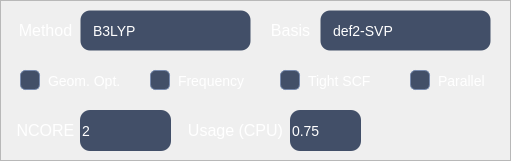
      <widget class="QFrame" name="frm_mol_settings">
       <property name="geometry">
        <rect>
         <x>200</x>
         <y>330</y>
         <width>511</width>
         <height>161</height>
        </rect>
       </property>
       <property name="styleSheet">
        <string notr="true">QFrame#frm_mol_settings {
    background-color: #232936;
    border: 1px solid #4268a8;
    border-radius: 18px;
}
</string>
       </property>
       <property name="frameShape">
        <enum>QFrame::Shape::StyledPanel</enum>
       </property>
       <property name="frameShadow">
        <enum>QFrame::Shadow::Raised</enum>
       </property>
       <widget class="QCheckBox" name="chk_mol_opt">
        <property name="geometry">
         <rect>
          <x>20</x>
          <y>60</y>
          <width>101</width>
          <height>41</height>
         </rect>
        </property>
        <property name="styleSheet">
         <string notr="true">QCheckBox
{
	font: 12pt &quot;Arial&quot;;
	font-size: 14px;
	color: rgb(255, 255, 255);
	spacing: 8px;	background: transparent;	padding: 2px 0px;
}

QCheckBox:hover
{
	color: #93C5FD;}

QCheckBox:focus
{
	color: #3478e8;}

QCheckBox:disabled
{
	color: #9498a0;
}

QCheckBox::indicator
{
	width: 18px;
	height: 18px;
	border: 1px solid rgb(120, 138, 172);	border-radius: 5px;
	background-color: rgba(66, 79, 104, 1);
}

QCheckBox::indicator:hover
{
	border: 1px solid #3478e8;
	background-color: rgb(74, 88, 115);
}

QCheckBox::indicator:pressed
{
	background-color: rgb(37, 52, 81);
}

QCheckBox::indicator:checked
{
	border: 1px solid #3478e8;
	image: url(:/icons/check.svg);
}

QCheckBox::indicator:checked:hover
{
	background-color: #2d6ad4;
	border: 1px solid #2d6ad4;
}

QCheckBox::indicator:checked:pressed
{
	background-color: #2159bd;
	border: 1px solid #2159bd;
}

QCheckBox::indicator:indeterminate
{
	background-color: #3478e8;
	border: 1px solid #3478e8;
	image: url(:/icons/indeterminate.svg);
}

QCheckBox::indicator:disabled
{
	background-color: #f6f7f9;
	border: 1px solid #d0d3d8;
}

QCheckBox::indicator:checked:disabled
{
	background-color: #c8ccd2;
	border: 1px solid #c8ccd2;
	image: url(:/icons/check.svg);
}</string>
        </property>
        <property name="text">
         <string>Geom. Opt.</string>
        </property>
        <property name="checked">
         <bool>true</bool>
        </property>
       </widget>
       <widget class="QCheckBox" name="chk_mol_freq">
        <property name="geometry">
         <rect>
          <x>150</x>
          <y>60</y>
          <width>131</width>
          <height>41</height>
         </rect>
        </property>
        <property name="styleSheet">
         <string notr="true">QCheckBox
{
	font: 12pt &quot;Arial&quot;;
	font-size: 14px;
	color: rgb(255, 255, 255);
	spacing: 8px;	background: transparent;	padding: 2px 0px;
}

QCheckBox:hover
{
	color: #93C5FD;}

QCheckBox:focus
{
	color: #3478e8;}

QCheckBox:disabled
{
	color: #9498a0;
}

QCheckBox::indicator
{
	width: 18px;
	height: 18px;
	border: 1px solid rgb(120, 138, 172);	border-radius: 5px;
	background-color: rgba(66, 79, 104, 1);
}

QCheckBox::indicator:hover
{
	border: 1px solid #3478e8;
	background-color: rgb(74, 88, 115);
}

QCheckBox::indicator:pressed
{
	background-color: rgb(37, 52, 81);
}

QCheckBox::indicator:checked
{
	border: 1px solid #3478e8;
	image: url(:/icons/check.svg);
}

QCheckBox::indicator:checked:hover
{
	background-color: #2d6ad4;
	border: 1px solid #2d6ad4;
}

QCheckBox::indicator:checked:pressed
{
	background-color: #2159bd;
	border: 1px solid #2159bd;
}

QCheckBox::indicator:indeterminate
{
	background-color: #3478e8;
	border: 1px solid #3478e8;
	image: url(:/icons/indeterminate.svg);
}

QCheckBox::indicator:disabled
{
	background-color: #f6f7f9;
	border: 1px solid #d0d3d8;
}

QCheckBox::indicator:checked:disabled
{
	background-color: #c8ccd2;
	border: 1px solid #c8ccd2;
	image: url(:/icons/check.svg);
}</string>
        </property>
        <property name="text">
         <string>Frequency</string>
        </property>
        <property name="checked">
         <bool>true</bool>
        </property>
       </widget>
       <widget class="QCheckBox" name="chk_mol_tightscf">
        <property name="geometry">
         <rect>
          <x>280</x>
          <y>60</y>
          <width>101</width>
          <height>41</height>
         </rect>
        </property>
        <property name="styleSheet">
         <string notr="true">QCheckBox
{
	font: 12pt &quot;Arial&quot;;
	font-size: 14px;
	color: rgb(255, 255, 255);
	spacing: 8px;	background: transparent;	padding: 2px 0px;
}

QCheckBox:hover
{
	color: #93C5FD;}

QCheckBox:focus
{
	color: #3478e8;}

QCheckBox:disabled
{
	color: #9498a0;
}

QCheckBox::indicator
{
	width: 18px;
	height: 18px;
	border: 1px solid rgb(120, 138, 172);	border-radius: 5px;
	background-color: rgba(66, 79, 104, 1);
}

QCheckBox::indicator:hover
{
	border: 1px solid #3478e8;
	background-color: rgb(74, 88, 115);
}

QCheckBox::indicator:pressed
{
	background-color: rgb(37, 52, 81);
}

QCheckBox::indicator:checked
{
	border: 1px solid #3478e8;
	image: url(:/icons/check.svg);
}

QCheckBox::indicator:checked:hover
{
	background-color: #2d6ad4;
	border: 1px solid #2d6ad4;
}

QCheckBox::indicator:checked:pressed
{
	background-color: #2159bd;
	border: 1px solid #2159bd;
}

QCheckBox::indicator:indeterminate
{
	background-color: #3478e8;
	border: 1px solid #3478e8;
	image: url(:/icons/indeterminate.svg);
}

QCheckBox::indicator:disabled
{
	background-color: #f6f7f9;
	border: 1px solid #d0d3d8;
}

QCheckBox::indicator:checked:disabled
{
	background-color: #c8ccd2;
	border: 1px solid #c8ccd2;
	image: url(:/icons/check.svg);
}</string>
        </property>
        <property name="text">
         <string>Tight SCF</string>
        </property>
        <property name="checked">
         <bool>true</bool>
        </property>
       </widget>
       <widget class="QComboBox" name="cmb_mol_method">
        <property name="geometry">
         <rect>
          <x>80</x>
          <y>10</y>
          <width>171</width>
          <height>41</height>
         </rect>
        </property>
        <property name="font">
         <font>
          <family>Arial</family>
          <pointsize>-1</pointsize>
          <italic>false</italic>
          <bold>false</bold>
          <hintingpreference>PreferDefaultHinting</hintingpreference>
         </font>
        </property>
        <property name="styleSheet">
         <string notr="true">QLineEdit
{
	font: 12pt &quot;Arial&quot;;
	background-color: rgba(66, 79, 104, 1);
	border: 1px solid transparent;   
	font-size: 14px;
	color: rgb(255, 255, 255);
	padding-left: 0px;             
	padding-right: 0px;
	min-height: 20px;
	selection-background-color: #3478e8;
	selection-color: #ffffff;
}

QLineEdit:hover
{
	background-color: rgb(74, 88, 115);  
	border: 1px solid #3478e8;

}

QLineEdit:focus
{
	border: 1px solid #3478e8;
}

QLineEdit:disabled
{
	background-color: #f6f7f9;
	color: #9498a0;
	border: 1px solid transparent;
}

QLineEdit[echoMode=&quot;2&quot;]  
{
	lineedit-password-character: 9679;
}

QComboBox
{
	font: 12pt &quot;Arial&quot;;
	background-color: rgba(66, 79, 104, 1);
	border: 1px solid transparent;
	border-radius: 10px;
	font-size: 14px;
	color: rgb(255, 255, 255);
	padding-left: 10px;
	padding-right: 0px;        
	min-height: 20px;
}

QComboBox:hover
{
	background-color: rgb(74, 88, 115);  
	border: 1px solid #3478e8;}

QComboBox:focus
{
	border: 1px solid #3478e8;
}

QComboBox:disabled
{
	background-color: #f6f7f9;
	color: #9498a0;
	border: 1px solid transparent;
}

QComboBox::drop-down
{
	subcontrol-origin: padding;
	subcontrol-position: center right;
	width: 28px;
	border: none;
	border-top-right-radius: 10px;
	border-bottom-right-radius: 10px;
	background: transparent;
}

QComboBox::drop-down:hover
{
	background-color: rgb(37, 52, 81);
}

QComboBox::drop-down:pressed
{
	background-color: rgb(204, 204, 204);
}

QComboBox::down-arrow
{
	image: url(:/icons/down_arrow.svg);
	width: 14px;
	height: 14px;
}

QComboBox::down-arrow:disabled
{
	image: url(:/icons/down_arrow.svg);
	opacity: 0.4;
}

QComboBox QAbstractItemView,
QComboBox QLineEdit
{
	background-color: rgba(66, 79, 104, 1);
	color: rgb(255, 255, 255);
	border-radius: 10px;
	selection-background-color: #3478e8;
	selection-color: #ffffff;
}

QComboBox QAbstractItemView
{
	background-color: rgba(66, 79, 104, 1);
	color: rgb(255, 255, 255);
	border: 1px solid #3478e8;
	border-radius: 8px;
	selection-background-color: #3478e8;
	selection-color: #ffffff;
	outline: none;
	padding: 4px;
}

QComboBox QAbstractItemView::item
{
	min-height: 24px;
	padding-left: 8px;
	border-radius: 6px;
}

QComboBox QAbstractItemView::item:hover
{
	background-color: rgb(37, 52, 81);
}

QComboBox QAbstractItemView::item:selected
{
	background-color: #3478e8;
	color: #ffffff;
}
QComboBox QScrollBar:vertical {
    width:10px;
    background: rgba(35, 41, 54, 0.35);
    border-radius:4px;
    margin:2px 0px;
}
QComboBox QScrollBar::handle:vertical {
    background: rgba(150, 165, 190, 0.55);
    border-radius:4px;
    min-height:28px;
    margin:1px;
}
QComboBox QScrollBar::handle:vertical:hover {
    background: rgba(120, 170, 230, 0.85);  
}
QComboBox QScrollBar::handle:vertical:pressed {
    background: rgba(70, 130, 210, 1.0);   
}

QComboBox QScrollBar::sub-line:vertical,
QComboBox QScrollBar::add-line:vertical {
    height:0px;
background: none;
}
QComboBox QScrollBar::sub-page:vertical,
QComboBox QScrollBar::add-page:vertical {
    background:none;
}

QComboBox QScrollBar:horizontal {
    height:10px;
    background: rgba(35, 41, 54, 0.35);
    border-radius:4px;
    margin:0px 2px;
}
QComboBox QScrollBar::handle:horizontal {
    background: rgba(150, 165, 190, 0.55);
    border-radius:4px;
    min-width:28px;
    margin:1px;
}
QComboBox QScrollBar::handle:horizontal:hover {
    background: rgba(120, 170, 230, 0.85);
}
QComboBox QScrollBar::handle:horizontal:pressed {
    background: rgba(70, 130, 210, 1.0);
}

QComboBox QScrollBar::sub-line:horizontal,
QComboBox QScrollBar::add-line:horizontal {
    width:0px;
    background: none;

}
QComboBox QScrollBar::sub-page:horizontal,
QComboBox QScrollBar::add-page:horizontal {
    background:none;
}
</string>
        </property>
        <property name="editable">
         <bool>true</bool>
        </property>
        <property name="currentText">
         <string>B3LYP</string>
        </property>
        <property name="placeholderText">
         <string/>
        </property>
        <item>
         <property name="text">
          <string>B3LYP</string>
         </property>
        </item>
        <item>
         <property name="text">
          <string>B3LYP-D4	</string>
         </property>
        </item>
        <item>
         <property name="text">
          <string>PBE0-D4</string>
         </property>
        </item>
        <item>
         <property name="text">
          <string>M06-2X</string>
         </property>
        </item>
        <item>
         <property name="text">
          <string>wB97X-D4</string>
         </property>
        </item>
        <item>
         <property name="text">
          <string>HF</string>
         </property>
        </item>
        <item>
         <property name="text">
          <string>MP2</string>
         </property>
        </item>
       </widget>
       <widget class="QLabel" name="label_30">
        <property name="geometry">
         <rect>
          <x>10</x>
          <y>10</y>
          <width>71</width>
          <height>41</height>
         </rect>
        </property>
        <property name="font">
         <font>
          <family>Arial</family>
         </font>
        </property>
        <property name="styleSheet">
         <string notr="true">background:transparent;</string>
        </property>
        <property name="text">
         <string>&lt;html&gt;&lt;head/&gt;&lt;body&gt;&lt;p align=&quot;center&quot;&gt;&lt;span style=&quot; font-size:12pt; color:#ffffff;&quot;&gt;Method&lt;/span&gt;&lt;/p&gt;&lt;/body&gt;&lt;/html&gt;</string>
        </property>
       </widget>
       <widget class="QLabel" name="label_34">
        <property name="geometry">
         <rect>
          <x>260</x>
          <y>10</y>
          <width>61</width>
          <height>41</height>
         </rect>
        </property>
        <property name="font">
         <font>
          <family>Arial</family>
         </font>
        </property>
        <property name="styleSheet">
         <string notr="true">background:transparent;</string>
        </property>
        <property name="text">
         <string>&lt;html&gt;&lt;head/&gt;&lt;body&gt;&lt;p align=&quot;center&quot;&gt;&lt;span style=&quot; font-size:12pt; color:#ffffff;&quot;&gt;Basis&lt;/span&gt;&lt;/p&gt;&lt;/body&gt;&lt;/html&gt;</string>
        </property>
       </widget>
       <widget class="QComboBox" name="cmb_mol_basis">
        <property name="geometry">
         <rect>
          <x>320</x>
          <y>10</y>
          <width>171</width>
          <height>41</height>
         </rect>
        </property>
        <property name="font">
         <font>
          <family>Arial</family>
          <pointsize>-1</pointsize>
          <italic>false</italic>
          <bold>false</bold>
          <hintingpreference>PreferDefaultHinting</hintingpreference>
         </font>
        </property>
        <property name="styleSheet">
         <string notr="true">QLineEdit
{
	font: 12pt &quot;Arial&quot;;
	background-color: rgba(66, 79, 104, 1);
	border: 1px solid transparent;   
	font-size: 14px;
	color: rgb(255, 255, 255);
	padding-left: 0px;             
	padding-right: 0px;
	min-height: 20px;
	selection-background-color: #3478e8;
	selection-color: #ffffff;
}

QLineEdit:hover
{
	background-color: rgb(74, 88, 115);  
	border: 1px solid #3478e8;

}

QLineEdit:focus
{
	border: 1px solid #3478e8;
}

QLineEdit:disabled
{
	background-color: #f6f7f9;
	color: #9498a0;
	border: 1px solid transparent;
}

QLineEdit[echoMode=&quot;2&quot;]  
{
	lineedit-password-character: 9679;
}

QComboBox
{
	font: 12pt &quot;Arial&quot;;
	background-color: rgba(66, 79, 104, 1);
	border: 1px solid transparent;
	border-radius: 10px;
	font-size: 14px;
	color: rgb(255, 255, 255);
	padding-left: 10px;
	padding-right: 0px;        
	min-height: 20px;
}

QComboBox:hover
{
	background-color: rgb(74, 88, 115);  
	border: 1px solid #3478e8;}

QComboBox:focus
{
	border: 1px solid #3478e8;
}

QComboBox:disabled
{
	background-color: #f6f7f9;
	color: #9498a0;
	border: 1px solid transparent;
}

QComboBox::drop-down
{
	subcontrol-origin: padding;
	subcontrol-position: center right;
	width: 28px;
	border: none;
	border-top-right-radius: 10px;
	border-bottom-right-radius: 10px;
	background: transparent;
}

QComboBox::drop-down:hover
{
	background-color: rgb(37, 52, 81);
}

QComboBox::drop-down:pressed
{
	background-color: rgb(204, 204, 204);
}

QComboBox::down-arrow
{
	image: url(:/icons/down_arrow.svg);
	width: 14px;
	height: 14px;
}

QComboBox::down-arrow:disabled
{
	image: url(:/icons/down_arrow.svg);
	opacity: 0.4;
}

QComboBox QAbstractItemView,
QComboBox QLineEdit
{
	background-color: rgba(66, 79, 104, 1);
	color: rgb(255, 255, 255);
	border-radius: 10px;
	selection-background-color: #3478e8;
	selection-color: #ffffff;
}

QComboBox QAbstractItemView
{
	background-color: rgba(66, 79, 104, 1);
	color: rgb(255, 255, 255);
	border: 1px solid #3478e8;
	border-radius: 8px;
	selection-background-color: #3478e8;
	selection-color: #ffffff;
	outline: none;
	padding: 4px;
}

QComboBox QAbstractItemView::item
{
	min-height: 24px;
	padding-left: 8px;
	border-radius: 6px;
}

QComboBox QAbstractItemView::item:hover
{
	background-color: rgb(37, 52, 81);
}

QComboBox QAbstractItemView::item:selected
{
	background-color: #3478e8;
	color: #ffffff;
}
QComboBox QScrollBar:vertical {
    width:10px;
    background: rgba(35, 41, 54, 0.35);
    border-radius:4px;
    margin:2px 0px;
}
QComboBox QScrollBar::handle:vertical {
    background: rgba(150, 165, 190, 0.55);
    border-radius:4px;
    min-height:28px;
    margin:1px;
}
QComboBox QScrollBar::handle:vertical:hover {
    background: rgba(120, 170, 230, 0.85);  
}
QComboBox QScrollBar::handle:vertical:pressed {
    background: rgba(70, 130, 210, 1.0);   
}

QComboBox QScrollBar::sub-line:vertical,
QComboBox QScrollBar::add-line:vertical {
    height:0px;
background: none;
}
QComboBox QScrollBar::sub-page:vertical,
QComboBox QScrollBar::add-page:vertical {
    background:none;
}

QComboBox QScrollBar:horizontal {
    height:10px;
    background: rgba(35, 41, 54, 0.35);
    border-radius:4px;
    margin:0px 2px;
}
QComboBox QScrollBar::handle:horizontal {
    background: rgba(150, 165, 190, 0.55);
    border-radius:4px;
    min-width:28px;
    margin:1px;
}
QComboBox QScrollBar::handle:horizontal:hover {
    background: rgba(120, 170, 230, 0.85);
}
QComboBox QScrollBar::handle:horizontal:pressed {
    background: rgba(70, 130, 210, 1.0);
}

QComboBox QScrollBar::sub-line:horizontal,
QComboBox QScrollBar::add-line:horizontal {
    width:0px;
    background: none;

}
QComboBox QScrollBar::sub-page:horizontal,
QComboBox QScrollBar::add-page:horizontal {
    background:none;
}
</string>
        </property>
        <property name="editable">
         <bool>true</bool>
        </property>
        <property name="currentText">
         <string>def2-SVP</string>
        </property>
        <property name="placeholderText">
         <string/>
        </property>
        <item>
         <property name="text">
          <string>def2-SVP</string>
         </property>
        </item>
        <item>
         <property name="text">
          <string>def2-TZVP</string>
         </property>
        </item>
        <item>
         <property name="text">
          <string>def2-TZVPP</string>
         </property>
        </item>
        <item>
         <property name="text">
          <string>ma-def2-TZVP</string>
         </property>
        </item>
        <item>
         <property name="text">
          <string>STO-3G</string>
         </property>
        </item>
       </widget>
       <widget class="QLabel" name="label_35">
        <property name="geometry">
         <rect>
          <x>10</x>
          <y>110</y>
          <width>71</width>
          <height>41</height>
         </rect>
        </property>
        <property name="font">
         <font>
          <family>Arial</family>
         </font>
        </property>
        <property name="styleSheet">
         <string notr="true">background:transparent;</string>
        </property>
        <property name="text">
         <string>&lt;html&gt;&lt;head/&gt;&lt;body&gt;&lt;p align=&quot;center&quot;&gt;&lt;span style=&quot; font-size:12pt; color:#ffffff;&quot;&gt;NCORE&lt;/span&gt;&lt;/p&gt;&lt;/body&gt;&lt;/html&gt;</string>
        </property>
       </widget>
       <widget class="QSpinBox" name="spn_mol_ncore">
        <property name="geometry">
         <rect>
          <x>80</x>
          <y>110</y>
          <width>91</width>
          <height>41</height>
         </rect>
        </property>
        <property name="styleSheet">
         <string notr="true">QSpinBox,
QDoubleSpinBox
{
	font: 12pt &quot;Arial&quot;;
    background-color: rgba(66, 79, 104, 1);
border: 0px solid #e2e4e8;
border-radius:10px;
font-size:14px;
color:;
	color: rgb(255, 255, 255);
padding-right:0px;
}
QSpinBox::up-button,
QDoubleSpinBox::up-button
{
subcontrol-origin: border;
subcontrol-position: top right;
border-radius:10px;
width: 25px;
height: 20px;
}

QSpinBox::down-button,
QDoubleSpinBox::down-button
{
subcontrol-origin: border;
subcontrol-position: bottom right;
border-radius:10px;
width: 25px;
height: 20px;
}

QSpinBox:hover,
QDoubleSpinBox:hover
{
	border: 1px solid #3478e8;
}

QSpinBox:focus,
QDoubleSpinBox:focus
{
border:1px solid #3478e8;
}
QSpinBox:disabled,
QDoubleSpinBox:disabled
{
background-color:#f6f7f9;
color:#9498a0;
}

QSpinBox::up-arrow,
QDoubleSpinBox::up-arrow
{
image:url(:/icons/up_arrow.svg);
width:18px;
height:18px;

}

QSpinBox::down-arrow,
QDoubleSpinBox::down-arrow
{
image:url(:/icons/down_arrow.svg);
width:18px;
height:18px;
}

QSpinBox::up-button:hover,
QDoubleSpinBox::up-button:hover
{
background-color:rgb(37, 52, 81);
border-radius:10px;

}
QSpinBox::up-button:pressed,
QDoubleSpinBox::up-button:pressed
{
background-color:rgb(204, 204, 204);
border-radius:10px;

}
QSpinBox::up-button:disabled,
QDoubleSpinBox::up-button:disabled
{
background-color:transparent;
border-radius:10px;

}

QSpinBox::down-button:hover,
QDoubleSpinBox::down-button:hover
{
background-color:rgb(37, 52, 81);
border-radius:10px;

}
QSpinBox::down-button:pressed,
QDoubleSpinBox::down-button:pressed
{
background-color:rgb(204, 204, 204);
border-radius:10px;

}
QSpinBox::down-button:disabled,
QDoubleSpinBox::down-button:disabled
{
background-color:transparent;
border-radius:10px;

}
</string>
        </property>
        <property name="value">
         <number>2</number>
        </property>
       </widget>
       <widget class="QCheckBox" name="chk_mol_multithread">
        <property name="geometry">
         <rect>
          <x>410</x>
          <y>60</y>
          <width>101</width>
          <height>41</height>
         </rect>
        </property>
        <property name="styleSheet">
         <string notr="true">QCheckBox
{
	font: 12pt &quot;Arial&quot;;
	font-size: 14px;
	color: rgb(255, 255, 255);
	spacing: 8px;	background: transparent;	padding: 2px 0px;
}

QCheckBox:hover
{
	color: #93C5FD;}

QCheckBox:focus
{
	color: #3478e8;}

QCheckBox:disabled
{
	color: #9498a0;
}

QCheckBox::indicator
{
	width: 18px;
	height: 18px;
	border: 1px solid rgb(120, 138, 172);	border-radius: 5px;
	background-color: rgba(66, 79, 104, 1);
}

QCheckBox::indicator:hover
{
	border: 1px solid #3478e8;
	background-color: rgb(74, 88, 115);
}

QCheckBox::indicator:pressed
{
	background-color: rgb(37, 52, 81);
}

QCheckBox::indicator:checked
{
	border: 1px solid #3478e8;
	image: url(:/icons/check.svg);
}

QCheckBox::indicator:checked:hover
{
	background-color: #2d6ad4;
	border: 1px solid #2d6ad4;
}

QCheckBox::indicator:checked:pressed
{
	background-color: #2159bd;
	border: 1px solid #2159bd;
}

QCheckBox::indicator:indeterminate
{
	background-color: #3478e8;
	border: 1px solid #3478e8;
	image: url(:/icons/indeterminate.svg);
}

QCheckBox::indicator:disabled
{
	background-color: #f6f7f9;
	border: 1px solid #d0d3d8;
}

QCheckBox::indicator:checked:disabled
{
	background-color: #c8ccd2;
	border: 1px solid #c8ccd2;
	image: url(:/icons/check.svg);
}</string>
        </property>
        <property name="text">
         <string>Parallel</string>
        </property>
        <property name="checked">
         <bool>true</bool>
        </property>
       </widget>
       <widget class="QLabel" name="label_36">
        <property name="geometry">
         <rect>
          <x>180</x>
          <y>110</y>
          <width>111</width>
          <height>41</height>
         </rect>
        </property>
        <property name="font">
         <font>
          <family>Arial</family>
         </font>
        </property>
        <property name="styleSheet">
         <string notr="true">background:transparent;</string>
        </property>
        <property name="text">
         <string>&lt;html&gt;&lt;head/&gt;&lt;body&gt;&lt;p align=&quot;center&quot;&gt;&lt;span style=&quot; font-size:12pt; color:#ffffff;&quot;&gt;Usage (CPU)&lt;/span&gt;&lt;/p&gt;&lt;/body&gt;&lt;/html&gt;</string>
        </property>
       </widget>
       <widget class="QDoubleSpinBox" name="dsp_mol_cpu">
        <property name="geometry">
         <rect>
          <x>290</x>
          <y>110</y>
          <width>71</width>
          <height>41</height>
         </rect>
        </property>
        <property name="styleSheet">
         <string notr="true">QSpinBox,
QDoubleSpinBox
{
	font: 12pt &quot;Arial&quot;;
    background-color: rgba(66, 79, 104, 1);
border: 0px solid #e2e4e8;
border-radius:10px;
font-size:14px;
color:;
	color: rgb(255, 255, 255);
padding-right:0px;
}
QSpinBox::up-button,
QDoubleSpinBox::up-button
{
subcontrol-origin: border;
subcontrol-position: top right;
border-radius:10px;
width: 25px;
height: 20px;
}

QSpinBox::down-button,
QDoubleSpinBox::down-button
{
subcontrol-origin: border;
subcontrol-position: bottom right;
border-radius:10px;
width: 25px;
height: 20px;
}

QSpinBox:hover,
QDoubleSpinBox:hover
{
	border: 1px solid #3478e8;
}

QSpinBox:focus,
QDoubleSpinBox:focus
{
border:1px solid #3478e8;
}
QSpinBox:disabled,
QDoubleSpinBox:disabled
{
background-color:#f6f7f9;
color:#9498a0;
}

QSpinBox::up-arrow,
QDoubleSpinBox::up-arrow
{
image:url(:/icons/up_arrow.svg);
width:18px;
height:18px;

}

QSpinBox::down-arrow,
QDoubleSpinBox::down-arrow
{
image:url(:/icons/down_arrow.svg);
width:18px;
height:18px;
}

QSpinBox::up-button:hover,
QDoubleSpinBox::up-button:hover
{
background-color:rgb(37, 52, 81);
border-radius:10px;

}
QSpinBox::up-button:pressed,
QDoubleSpinBox::up-button:pressed
{
background-color:rgb(204, 204, 204);
border-radius:10px;

}
QSpinBox::up-button:disabled,
QDoubleSpinBox::up-button:disabled
{
background-color:transparent;
border-radius:10px;

}

QSpinBox::down-button:hover,
QDoubleSpinBox::down-button:hover
{
background-color:rgb(37, 52, 81);
border-radius:10px;

}
QSpinBox::down-button:pressed,
QDoubleSpinBox::down-button:pressed
{
background-color:rgb(204, 204, 204);
border-radius:10px;

}
QSpinBox::down-button:disabled,
QDoubleSpinBox::down-button:disabled
{
background-color:transparent;
border-radius:10px;

}
</string>
        </property>
        <property name="singleStep">
         <double>0.050000000000000</double>
        </property>
        <property name="value">
         <double>0.750000000000000</double>
        </property>
       </widget>
      </widget>
